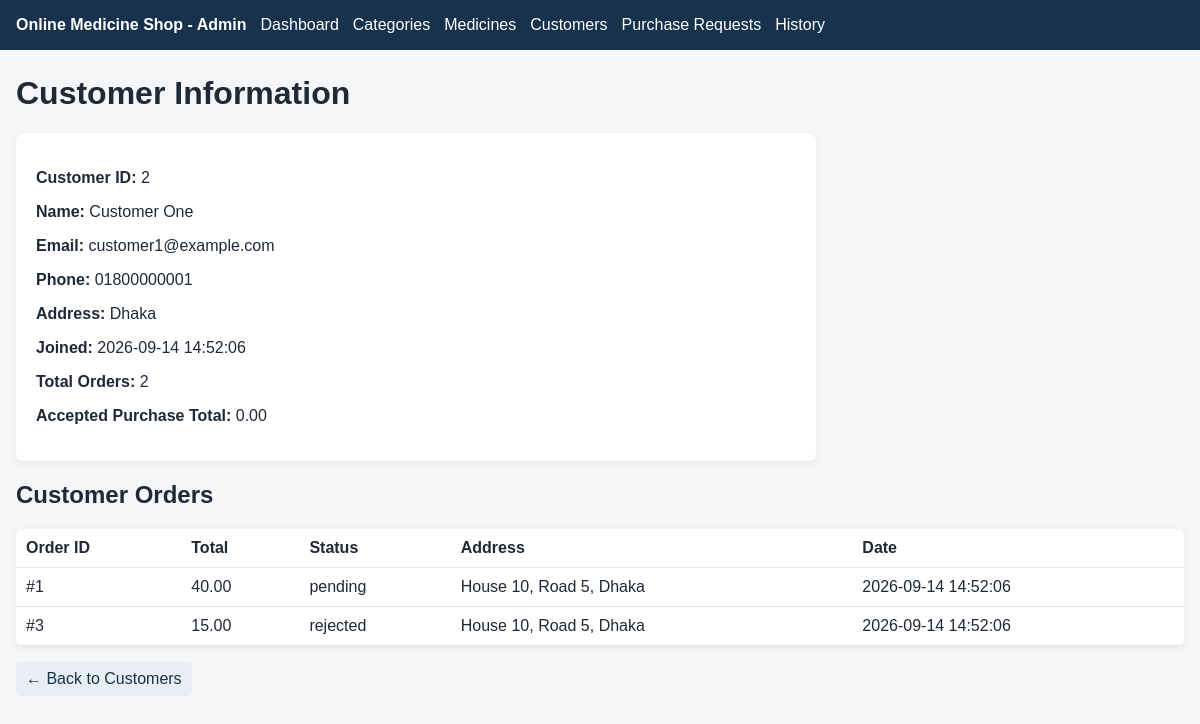
/index.php?action=customer_details&id=2, run on the app's committed database.
### tables this page shows
CREATE TABLE users (
    id INT NOT NULL AUTO_INCREMENT,
    name VARCHAR(100) NOT NULL,
    email VARCHAR(150) NOT NULL,
    password_hash VARCHAR(255) NOT NULL,
    role ENUM('admin','customer') NOT NULL DEFAULT 'customer',
    address TEXT NULL,
    phone VARCHAR(30) NULL,
    created_at TIMESTAMP NOT NULL DEFAULT CURRENT_TIMESTAMP,
    PRIMARY KEY (id),
    UNIQUE KEY uq_users_email (email)
);

CREATE TABLE orders (
    id INT NOT NULL AUTO_INCREMENT,
    user_id INT NOT NULL,
    total_amount DECIMAL(10,2) NOT NULL DEFAULT 0.00,
    shipping_address TEXT NOT NULL,
    status ENUM('pending','accepted','rejected') NOT NULL DEFAULT 'pending',
    order_date TIMESTAMP NOT NULL DEFAULT CURRENT_TIMESTAMP,
    PRIMARY KEY (id),
    KEY idx_orders_user (user_id),
    KEY idx_orders_status (status),
    CONSTRAINT fk_orders_user
        FOREIGN KEY (user_id)
        REFERENCES users(id)
        ON UPDATE CASCADE
        ON DELETE CASCADE
);

### Control/BaseController.php (called while the page is built, shortened)
<?php
abstract class BaseController {
    public function __construct() { requireAdmin(); $this->db = Database::connect(); }
    protected function view(string $path, array $data = []): void { extract($data); require __DIR__ . '/../View/' . $path . '.php'; }
}

### Control/CustomerController.php (called while the page is built, shortened)
<?php
class CustomerController extends BaseController
{
    private User $model;
    public function __construct()
    {
        $this->model = new User($this->db);
    }
    public function details(): void
    {
        $id = (int)($_GET['id'] ?? 0);
        $customer = $this->model->customerDetails($id);
        $this->view('customers/details', [
            'customer' => $customer,
            'orders' => $this->model->customerOrders($id)
        ]);
    }
}

### public/index.php (called while the page is built, shortened)
<?php
require_once __DIR__ . '/../config/database.php';
require_once __DIR__ . '/../config/auth.php';
require_once __DIR__ . '/../Model/User.php';
require_once __DIR__ . '/../Control/BaseController.php';
require_once __DIR__ . '/../Control/CustomerController.php';
$action = $_GET['action'] ?? 'dashboard';
$routes = [
    'dashboard' => [DashboardController::class, 'index'],
    'categories' => [CategoryController::class, 'index'],
    'category_save' => [CategoryController::class, 'save'],
    'category_edit' => [CategoryController::class, 'edit'],
    'category_delete' => [CategoryController::class, 'delete'],
    'medicines' => [MedicineController::class, 'index'],
    'medicine_save' => [MedicineController::class, 'save'],
    'medicine_edit' => [MedicineController::class, 'edit'],
    'medicine_delete' => [MedicineController::class, 'delete'],
    'medicine_details' => [MedicineController::class, 'details'],
    'medicine_search_api' => [MedicineController::class, 'searchApi'],
    'customers' => [CustomerController::class, 'index'],
    'customer_edit' => [CustomerController::class, 'edit'],
    'customer_save' => [CustomerController::class, 'save'],
    'customer_delete' => [CustomerController::class, 'delete'],
    'customer_details' => [CustomerController::class, 'details'],
    'customer_search_api' => [CustomerController::class, 'searchApi'],
    'orders' => [OrderController::class, 'index'],
    'order_status_api' => [OrderController::class, 'updateStatusApi'],
    'order_search_api' => [OrderController::class, 'searchApi'],
    'history' => [OrderController::class, 'history']
];
[$class, $method] = $routes[$action];
$controller = new $class();
$controller->$method();

### config/database.php (called while the page is built)
<?php
class Database {
    public static function connect(): PDO {
        $host = 'localhost';
        $db = 'online_medicine_shop';
        $user = 'root';
        $pass = '';
        return new PDO("mysql:host=$host;dbname=$db;charset=utf8mb4", $user, $pass, [
            PDO::ATTR_ERRMODE => PDO::ERRMODE_EXCEPTION,
            PDO::ATTR_DEFAULT_FETCH_MODE => PDO::FETCH_ASSOC
        ]);
    }
}

### Model/User.php (called while the page is built, shortened)
<?php
class User {
    public function customerDetails(int $id): ?array {
        $sql="SELECT u.id,u.name,u.email,u.address,u.phone,u.created_at,
              COUNT(o.id) AS total_orders,
              COALESCE(SUM(CASE WHEN o.status='accepted' THEN o.total_amount ELSE 0 END),0) AS total_purchase
              FROM users u
              LEFT JOIN orders o ON o.user_id=u.id
              WHERE u.id=? AND u.role='customer'
              GROUP BY u.id,u.name,u.email,u.address,u.phone,u.created_at";
        $s=$this->db->prepare($sql); $s->execute([$id]);
        return $s->fetch() ?: null;
    }
    public function customerOrders(int $id): array {
        $s=$this->db->prepare("SELECT id,total_amount,status,shipping_address,order_date FROM orders WHERE user_id=? ORDER BY order_date DESC");
        $s->execute([$id]); return $s->fetchAll();
    }
}

### config/auth.php (called while the page is built, shortened)
<?php
function e($value): string {
    return htmlspecialchars((string)$value, ENT_QUOTES, 'UTF-8');
}

### View/customers/details.php (the view)
<?php require __DIR__."/../layouts/header.php"; ?>
<h1>Customer Information</h1>
<div class="details-card">
<p><b>Customer ID:</b> <?=e($customer['id'])?></p><p><b>Name:</b> <?=e($customer['name'])?></p>
<p><b>Email:</b> <?=e($customer['email'])?></p><p><b>Phone:</b> <?=e($customer['phone'])?></p>
<p><b>Address:</b> <?=e($customer['address'])?></p><p><b>Joined:</b> <?=e($customer['created_at'])?></p>
<p><b>Total Orders:</b> <?=e($customer['total_orders'])?></p><p><b>Accepted Purchase Total:</b> <?=e($customer['total_purchase'])?></p>
</div>
<h2>Customer Orders</h2>
<table><tr><th>Order ID</th><th>Total</th><th>Status</th><th>Address</th><th>Date</th></tr>
<?php foreach($orders as $o): ?><tr><td>#<?=$o['id']?></td><td><?=e($o['total_amount'])?></td><td><?=e($o['status'])?></td><td><?=e($o['shipping_address'])?></td><td><?=e($o['order_date'])?></td></tr><?php endforeach; ?></table>
<p><a class="btn-link" href="index.php?action=customers">← Back to Customers</a></p>
<?php require __DIR__."/../layouts/footer.php"; ?>

### public/assets/css/style.css (style rules this page uses)
* { box-sizing:border-box }
body { margin:0;font-family:Arial,sans-serif;background:#f4f6f8;color:#1f2937 }
.card,.form,table { background:#fff;border-radius:8px;box-shadow:0 2px 8px #0001 }
table { width:100%;border-collapse:collapse;margin-top:20px }
th,td { padding:10px;border-bottom:1px solid #e5e7eb;text-align:left }
.btn-link { display:inline-block;background:#e8eef4;color:#17324d;padding:8px 10px;border-radius:5px;text-decoration:none;margin-right:4px }
.details-card { background:#fff;padding:20px;border-radius:8px;box-shadow:0 2px 8px #0001;max-width:800px }

### data on the page
users: id "2", name "Customer One", email "customer1@example.com", phone "01800000001", address "Dhaka", created_at "2026-09-14 14:52:06"
orders: id "1", total_amount "40.00", status "pending", shipping_address "House 10, Road 5, Dhaka", order_date "2026-09-14 14:52:06"
orders: id "3", total_amount "15.00", status "rejected", shipping_address "House 10, Road 5, Dhaka", order_date "2026-09-14 14:52:06"

### other printed values
$customer['total_orders'] "2"
$customer['total_purchase'] "0.00"
